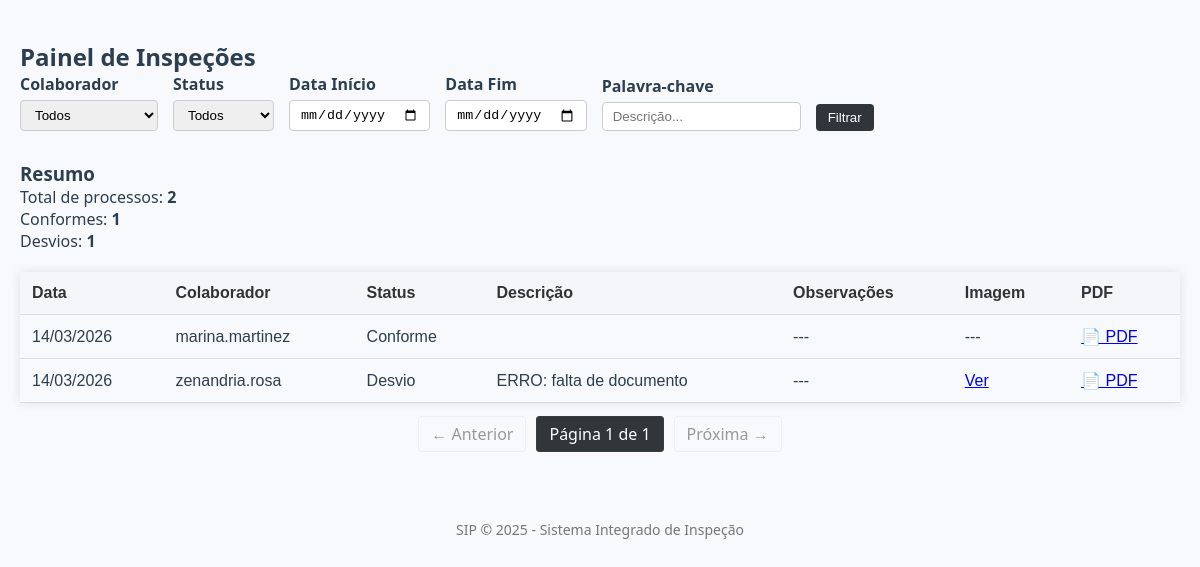
/painel, run on an earlier commit of the app's database.
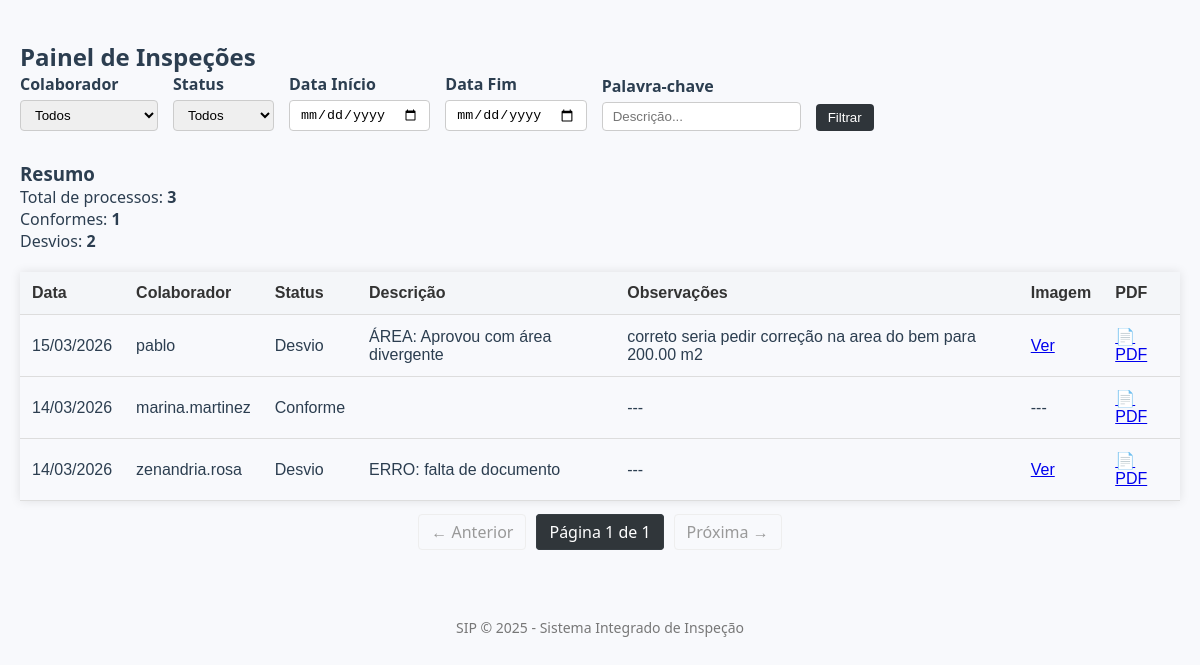
And on a later commit of the database.
### app/models.py (models this page shows)
class Processo(db.Model):
    id = db.Column(db.Integer, primary_key=True)
    colaborador_id = db.Column(db.Integer, db.ForeignKey('colaborador.id'), nullable=False)
    data_analise = db.Column(db.DateTime, nullable=False)
    descricao = db.Column(db.Text, nullable=False)
    status = db.Column(db.String(20), nullable=False)
    observacoes = db.Column(db.Text)
    imagem = db.Column(db.String(200))
    detalhes = db.relationship('DetalhesProcesso', backref='processo', uselist=False)
    imagens = db.relationship(
    'ImagemProcesso',
    backref='processo',
    lazy=True,
    cascade="all, delete-orphan"
)

class Colaborador(db.Model):
    id = db.Column(db.Integer, primary_key=True)
    nome = db.Column(db.String(100), nullable=False)
    email = db.Column(db.String(120), nullable=False, unique=True)
    processos = db.relationship('Processo', backref='colaborador', lazy=True)

### app/routes.py (the view)
@app.route('/painel', methods=['GET'])
def painel():
    colaboradores = Colaborador.query.all()
    colaborador_id = request.args.get('colaborador', type=int)
    data_inicio = request.args.get('data_inicio')
    data_fim = request.args.get('data_fim')
    status = request.args.get('status')
    palavra = request.args.get('palavra')
    page = request.args.get('page', 1, type=int)
    query = Processo.query
    if colaborador_id:
        query = query.filter_by(colaborador_id=colaborador_id)
    if status:
        query = query.filter_by(status=status)
    if palavra:
        query = query.filter(Processo.descricao.ilike(f"%{palavra}%"))
    if data_inicio:
        query = query.filter(Processo.data_analise >= data_inicio)
    if data_fim:
        query = query.filter(Processo.data_analise <= data_fim)
    total = query.count()
    conformes = query.filter_by(status='Conforme').count()
    desvios = query.filter_by(status='Desvio').count()
    processos = query.order_by(Processo.data_analise.desc()).paginate(page=page, per_page=10)
    return render_template('painel.html',
                           colaboradores=colaboradores,
                           colaborador_id=colaborador_id,
                           total=total,
                           conformes=conformes,
                           desvios=desvios,
                           processos=processos)

### app/templates/painel.html (shortened to what this page needs)
{% extends 'base.html' %}
{% block content %}
<link rel="stylesheet" href="{{ url_for('static', filename='css/painel_estilo.css') }}">
<h2>Painel de Inspeções</h2>
<form method="get" class="filtros">
    <div>
        <label for="colaborador">Colaborador</label>
        <select name="colaborador">
            <option value="">Todos</option>
        </select>
    </div>
    <div>
        <label for="status">Status</label>
        <select name="status">
            <option value="">Todos</option>
        </select>
    </div>
    <div>
        <label for="data_inicio">Data Início</label>
        <input type="date" name="data_inicio" value="{{ request.args.get('data_inicio', '') }}">
    </div>
    <div>
        <label for="data_fim">Data Fim</label>
        <input type="date" name="data_fim" value="{{ request.args.get('data_fim', '') }}">
    </div>
    <div>
        <label for="palavra">Palavra-chave</label>
        <input type="text" name="palavra" placeholder="Descrição..." value="{{ request.args.get('palavra', '') }}">
    </div>
    <div>
        <button type="submit">Filtrar</button>
    </div>
</form>
<h3>Resumo</h3>
<p>Total de processos: <strong>{{ total }}</strong></p>
<p>Conformes:  <strong>{{ conformes }}</strong></p>
<p>Desvios: <strong>{{ desvios }}</strong></p>
<table>
    <thead>
        <tr>
            <th>Data</th>
            <th>Colaborador</th>
            <th>Status</th>
            <th>Descrição</th>
            <th>Observações</th>
            <th>Imagem</th>
            <th>PDF</th>
        </tr>
    </thead>
    <tbody>
        {% for processo in processos %}
        <tr>
            <td>{{ processo.data_analise.strftime('%d/%m/%Y') }}</td>
            <td>{{ processo.colaborador.nome }}</td>
            <td>{{ processo.status }}</td>
            <td>{{ processo.descricao }}</td>
            <td>{{ processo.observacoes or '---' }}</td>
            <td>
                {% if processo.imagem %}
                    <a href="{{ url_for('static', filename='uploads/' ~ processo.imagem) }}" target="_blank">Ver</a>
                {% else %}
                    ---
                {% endif %}
            </td>
            <td>
                <a href="{{ url_for('gerar_pdf', id=processo.id) }}" target="_blank">📄 PDF</a>
            </td>
        </tr>
        {% endfor %}
    </tbody>
</table>
{% set query_params = request.args.to_dict() %}
<nav aria-label="Paginação">
  <ul class="pagination">
    {% if processos.has_prev %}
      {% set prev_args = query_params.copy() %}
      {% set _ = prev_args.update({'page': processos.prev_num}) %}
      <li><a href="{{ url_for('painel', **prev_args) }}">← Anterior</a></li>
    {% else %}
      <li class="disabled"><span>← Anterior</span></li>
    {% endif %}
    <li class="active">
      <span>Página {{ processos.page }} de {{ processos.pages }}</span>
    </li>
    {% if processos.has_next %}
      {% set next_args = query_params.copy() %}
      {% set _ = next_args.update({'page': processos.next_num}) %}
      <li><a href="{{ url_for('painel', **next_args) }}">Próxima →</a></li>
    {% else %}
      <li class="disabled"><span>Próxima →</span></li>
    {% endif %}
  </ul>
</nav>
{% endblock %}

What changed in the data, as far as the page shows it:
added Processo: data_analise "15/03/2026", colaborador.nome "pablo", status "Desvio", descricao "ÁREA: Aprovou com área divergente", observacoes "correto seria pedir correção na area do bem para 200.00 m2"
Also different on the page:
{{ total }}: "2" → "3"
{{ desvios }}: "1" → "2"
